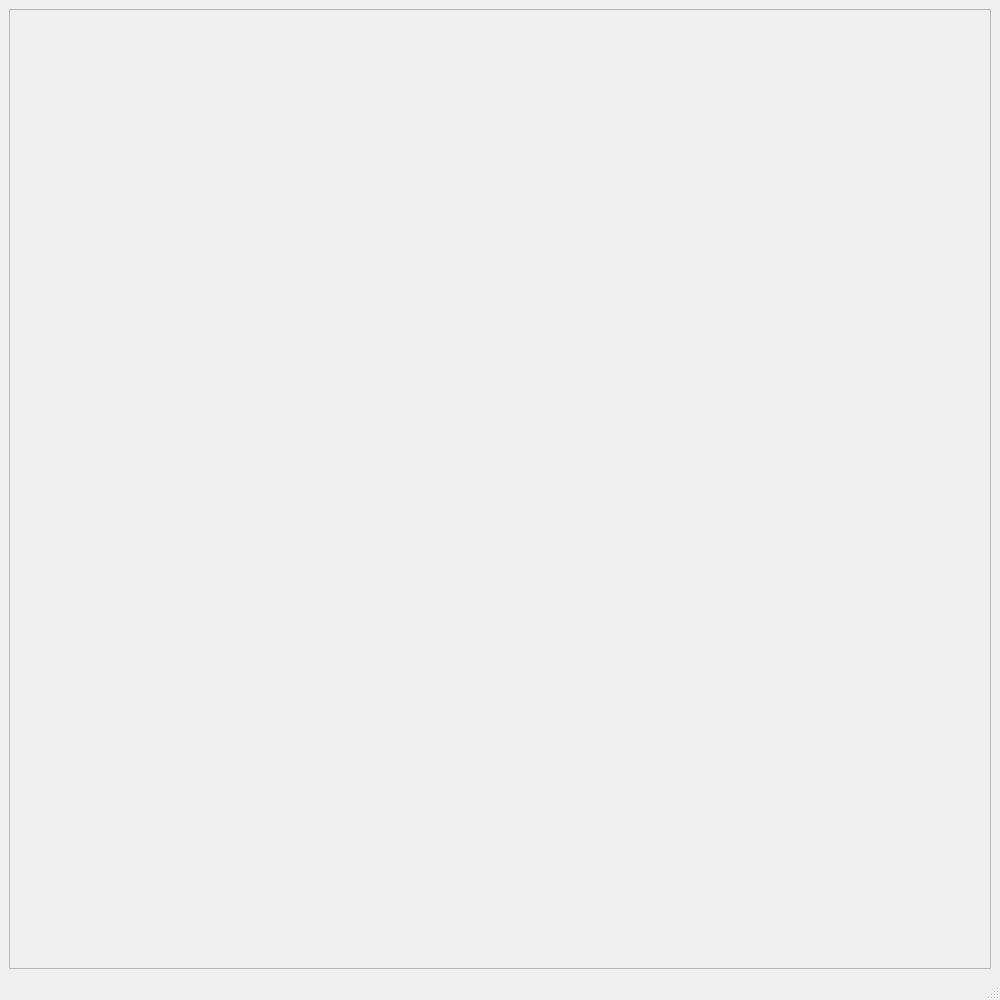
<?xml version="1.0" encoding="UTF-8"?>
<ui version="4.0">
 <class>MainWindowTest</class>
 <widget class="QMainWindow" name="MainWindowTest">
  <property name="geometry">
   <rect>
    <x>0</x>
    <y>0</y>
    <width>1000</width>
    <height>1000</height>
   </rect>
  </property>
  <property name="windowTitle">
   <string>MainWindow</string>
  </property>
  <widget class="QWidget" name="centralwidget">
   <layout class="QHBoxLayout" name="horizontalLayout">
    <item>
     <widget class="QScrollArea" name="scrollArea">
      <property name="widgetResizable">
       <bool>true</bool>
      </property>
      <widget class="QWidget" name="scrollAreaWidgetContents">
       <property name="geometry">
        <rect>
         <x>0</x>
         <y>0</y>
         <width>974</width>
         <height>925</height>
        </rect>
       </property>
      </widget>
     </widget>
    </item>
   </layout>
  </widget>
  <widget class="QMenuBar" name="menubar">
   <property name="geometry">
    <rect>
     <x>0</x>
     <y>0</y>
     <width>1000</width>
     <height>22</height>
    </rect>
   </property>
  </widget>
  <widget class="QStatusBar" name="statusbar"/>
 </widget>
 <resources/>
 <connections/>
</ui>
